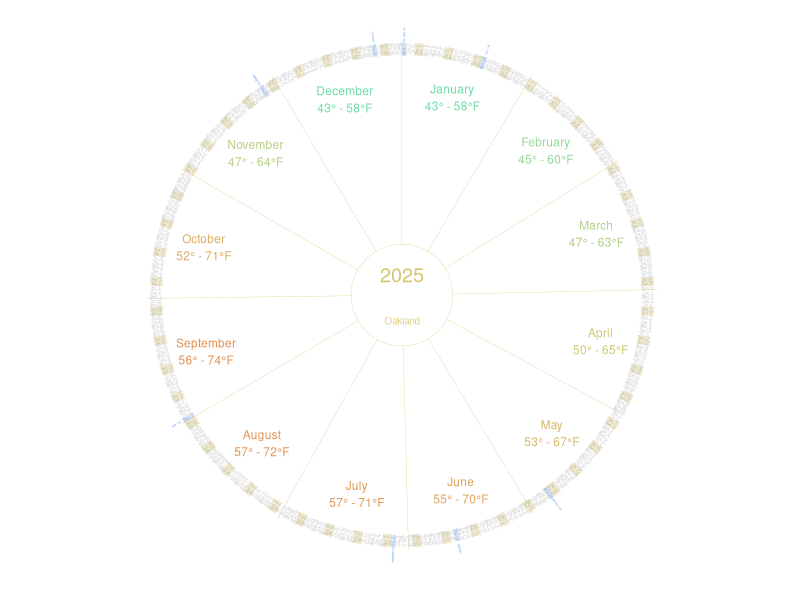

Recreate this plot in R.
library(tidyverse)

setwd('circle-calendar/')

my_year <- 2025

holidays <- read_csv(
  'holidays_2025.csv'
  ) %>%
  filter(
    !is.na(date)
  ) %>%
  mutate(
    date = paste(date, '2025 12:00:00')
    ) %>%
  mutate(
    date_dt = as_datetime(
      date,
      format = '%b %e %Y %H:%M:%S'
      )
  ) %>%
  filter(
    !(name %in% c(
      'Inauguration Day',
      'Presidents\' Day',
      'Columbus Day',
      'Veterans Day'
    ))
  ) %>%
  print(n = 20)

# shorten names
holidays[2, 'name'] <- 'MLK Day'
holidays[7, 'name'] <- 'Thanksgiving'
holidays[8, 'name'] <- 'Christmas'

inner_circle_radius <- 0.2

default_color <- '#d4c46d'
hot_color <- '#e2874c'
cold_color <- '#6cdda6'
day_text_color <- '#999999'
weekend_color <- default_color
weekday_color <- '#ffffff'
holiday_color <- '#6caaff'

typical_weather <- read_csv(
  'oakland_daily_high_lows.csv'
)

year_start_ts <- as_datetime(
  paste0(
    my_year,
    '-01-01 12:00:00'
    )
)

year_end_ts <- as_datetime(
  paste0(
    my_year,
    '-12-31 12:00:00'
  )
)

this_year_dt <-
  seq(
    year_start_ts,
    year_end_ts,
    '1 day'
  )

n_days_in_year <- length(this_year_dt)

days_df <- data.frame(
  day_dt = this_year_dt
) %>%
  mutate(
    pct_around = (
      interval(year_start_ts, day_dt) %/% days(1)
      ) / n_days_in_year,
    angle = ifelse(
      pct_around <= 0.5,
      90 - pct_around * 180/0.5,
      90 - (pct_around - 0.5) * 180/0.5
    ),
    date_text = format(day_dt, '%a %e'),
    x_text = day_dt,
    y_text = 0.965,
    x_day_seg_start = this_year_dt - hours(12),
    x_day_seg_end = x_day_seg_start,
    y_day_seg_start = 0.94,
    y_day_seg_end = 0.99,
    wday = ifelse(
      wday(day_dt) %in% c(1,7),
      'weekend',
      ''
      ),
    y_holiday_text = 1.02
  ) %>%
  
  # add holidays
  left_join(
    holidays,
    by = c('day_dt' = 'date_dt')
  ) %>%
  
  # make one column for weekends and holidays
  mutate(
    weekend_holiday = ifelse(
      is.na(name),
      ifelse(
        wday == 'weekend',
        'weekend',
        'weekday'
        ),
      'holiday'
    )
  )

months_df <- data.frame(
  month_center_dt = seq(
    as_datetime('2025-01-15 12:00:00'),
    as_datetime('2025-12-15 12:00:00'),
    '1 month'
  )
) %>%
  mutate(
    x_start_line = ceiling_date(
      seq(
        year_start_ts,
        year_end_ts,
        by = "1 month"),
      "month"),
    y_start_line = inner_circle_radius,
    y_end_line = 1,
    x_end_line = x_start_line
  ) %>%
  mutate(
    month_label = format(month_center_dt, '%B'),
    y_mo = 0.8,
    y_temp = 0.6
  ) %>%
  mutate(
    daily_high = typical_weather$high,
    daily_low = typical_weather$low
  ) %>%
  mutate(
    temp_string = 
    paste0(
      daily_low,
      '\u00B0 - ',
      daily_high,
      '\u00B0F'
    ),
    month_and_temp_str =
      paste0(
        month_label,
        '\n',
        temp_string
      ),
    temp_color = (daily_high + daily_low) / 2
  )

ggplot(
  data = days_df,
  mapping = aes(
    x = day_dt
  )
) +
  
  coord_polar() +
  
  # day labels
  geom_text(
    mapping = aes(
      x = x_text,
      y = y_text,
      angle = angle,
      label = date_text
    ),
    size = 0.8,
    color = day_text_color,
    hjust = 0.5
  ) +
  
  # weekends and holidays
  geom_tile(
    aes(
      y = y_text,
      fill = weekend_holiday
    ),
    height = (
      days_df$y_day_seg_end[1] - 
      days_df$y_day_seg_start[1]
      ),
    alpha = 0.3
  ) +
  
  # holiday labels
  geom_text(
    aes(
      y = y_holiday_text,
      label = name,
      angle = angle
    ),
    size = 0.6,
    color = holiday_color
  ) +
  
  scale_fill_manual(
    values = c(
      holiday_color,
      weekday_color,
      default_color
      )
  ) +
  
  # months segments
  geom_segment(
    data = months_df,
    mapping = aes(
      x = x_start_line,
      xend = x_end_line,
      y = y_start_line,
      yend = y_end_line
    ),
    size = 0.1,
    color = default_color,
  ) +
  
  # month labels
  geom_text(
    data = months_df,
    mapping = aes(
      x = month_center_dt,
      y = y_mo,
      label = month_and_temp_str,
      color = temp_color
    ),
    size = 3,
    hjust = 0.5,
    vjust = 0.5
  ) +
  
  # days segments
  geom_segment(
    mapping = aes(
      x = x_day_seg_start,
      xend = x_day_seg_end,
      y = y_day_seg_start,
      yend = y_day_seg_end
    ),
    size = 0.1,
    color = '#bbbbbb',
  ) +
  
  # inner circle
  geom_hline(
    yintercept = inner_circle_radius,
    size = 0.1,
    color = default_color,
  ) +
  
  # format axes
  scale_x_datetime(
    name = '',
    limits = as_datetime(c(
      '2025-01-01 00:00:00',
      '2026-01-01 00:00:00'
    ))
  ) +
  
  scale_y_continuous(
    limits = c(0, 1.1)
  ) +
  
  scale_color_gradient2(
    low = cold_color,
    mid = default_color,
    high = hot_color,
    midpoint = mean(months_df$temp_color)
  ) +
  
  # write year
  annotate(
    geom = 'text',
    x = year_start_ts,
    y = 0.08,
    label = my_year,
    size = 5,
    color = default_color,
  ) +
  
  # write city
  annotate(
    geom = 'text',
    x = as_datetime('2025-07-02'),
    y = .1,
    label = 'Oakland',
    size = 2.5,
    color = default_color,
    alpha = 0.8
  ) +
  
  # plot formatting
  theme_bw() + 
  theme(
    plot.margin = unit(
      c(-40, 0, -50, 0),
      unit='pt'
      ),
    panel.border = element_blank(),
    panel.grid = element_blank(),
    axis.title.y = element_blank(),
    axis.text = element_blank(),
    axis.ticks.y = element_blank(),
    legend.position = 'none'
  )

